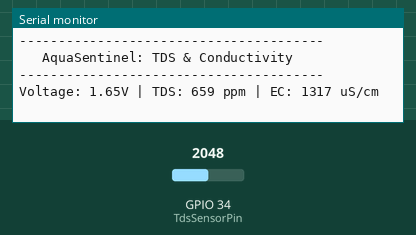
Simulated run of this sketch. Board: ESP32. On the bench: the last lines printed to the serial monitor. The test bench sets the inputs (shaded band); at power-on: GPIO 34 (TdsSensorPin) = 2048.

Above: at 1.2 s.
1.3 s: GPIO 34 (TdsSensorPin) set to 2866
At 1.3 s:
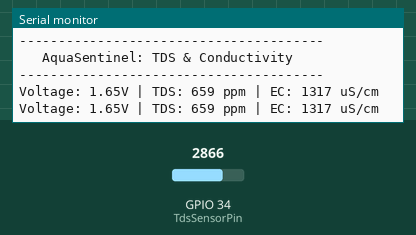
2.8 s: GPIO 34 (TdsSensorPin) set to 3603
At 4.3 s:
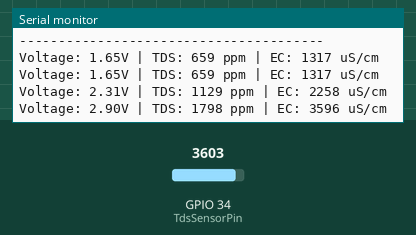
Timing chart, 0 to 5.8 s (numbered marks = the images above; inputs shaded):
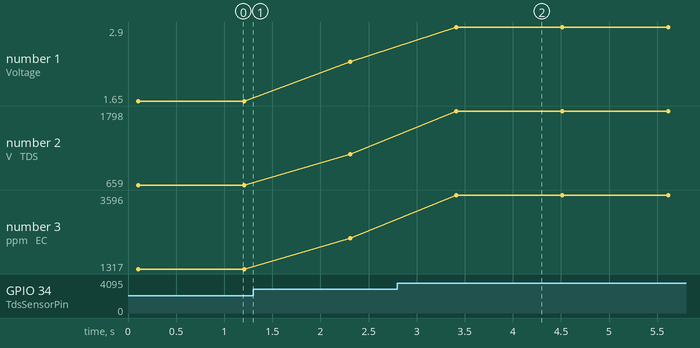

The sketch:

TDS.ino
```cpp
#define TdsSensorPin 34
#define VREF 3.3              // ESP32 ADC logic voltage
#define ADC_RES 4096.0        // ESP32 12-bit Resolution

void setup() {
  Serial.begin(115200);
  pinMode(TdsSensorPin, INPUT);
  Serial.println("---------------------------------------");
  Serial.println("   AquaSentinel: TDS & Conductivity    ");
  Serial.println("---------------------------------------");
}

void loop() {
  // 1. Read the Analog Value with Averaging
  float rawSum = 0;
  for (int i = 0; i < 10; i++) {
    rawSum += analogRead(TdsSensorPin);
    delay(10);
  }
  float averageADC = rawSum / 10.0;

  // 2. Convert ADC to Voltage
  float voltage = averageADC * VREF / ADC_RES;

  // 3. Convert Voltage to TDS (ppm)
  // This polynomial is the standard curve for these analog sensors
  float tdsValue = (133.42 * pow(voltage, 3) - 255.86 * pow(voltage, 2) + 857.39 * voltage) * 0.5;

  // 4. Convert TDS to Conductivity (EC) in uS/cm
  // Since TDS = EC * 0.5, then EC = TDS / 0.5
  float ecValue = tdsValue / 0.5;

  // 5. Output to Serial Monitor
  Serial.print("Voltage: ");
  Serial.print(voltage, 2);
  Serial.print("V | ");

  Serial.print("TDS: ");
  Serial.print(tdsValue, 0);
  Serial.print(" ppm | ");

  Serial.print("EC: ");
  Serial.print(ecValue, 0);
  Serial.println(" uS/cm");

  delay(1000);
}
```

Measured:
- after the input at 2.8 s, the serial monitor: prints a new line after 0.61 s (image 2)
- plotted number 1: 1.65 → 2.31 after the input at 1.3 s, 2.31 → 2.9 after the input at 2.8 s
- plotted number 2: 659 → 1129 after the input at 1.3 s, 1129 → 1798 after the input at 2.8 s
- plotted number 3: 1317 → 2258 after the input at 1.3 s, 2258 → 3596 after the input at 2.8 s
